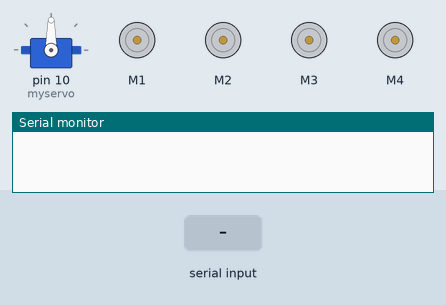
Simulated run of this sketch. Board: Arduino Uno, built with avr-gcc and run on an emulated ATmega328P. On the bench: servo, 4 × DC motor (green arrow = forward, orange = backward, longer = faster), the last lines printed to the serial monitor. The inputs (shaded band) are chosen by the test bench.

Above: at 1.2 s.
1.3 s: "*turn left#" received over Serial
At 2.7 s:
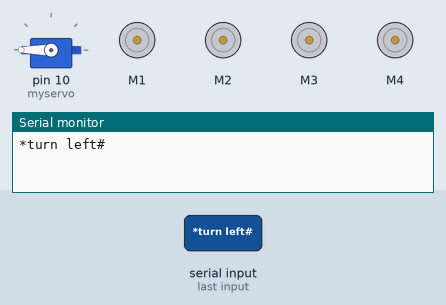
At 3.46 s:
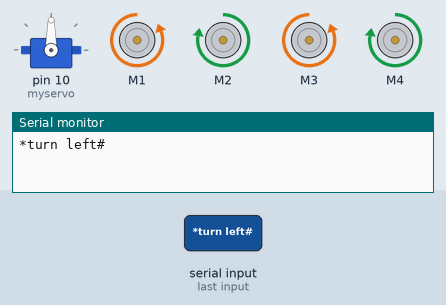
4.3 s: "*start clean#" received over Serial
At 5.9 s:
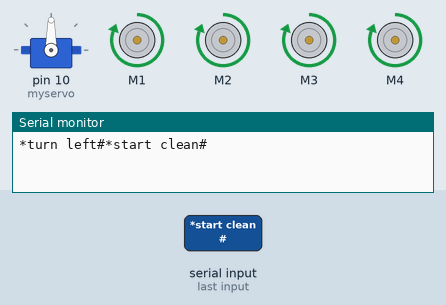
Timing chart, 0 to 18.4 s (numbered marks = the images above; inputs shaded):
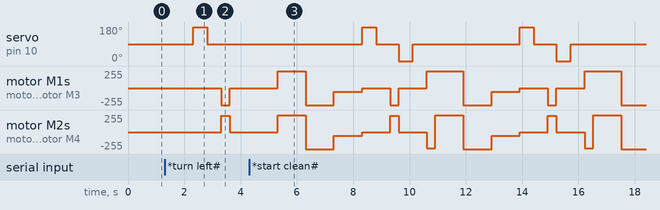

The sketch:

arduino_voice_controlled_robot.ino
```cpp
#include <Servo.h>
#include <AFMotor.h>
#include <Servo.h>

String command;
// AF_DCMotor motor1(1 );
// AF_DCMotor motor2(2 );
// AF_DCMotor motor3(3 );
// AF_DCMotor motor4(4 );

AF_DCMotor motor1(1, MOTOR12_1KHZ);
AF_DCMotor motor2(2, MOTOR12_1KHZ);
AF_DCMotor motor3(3, MOTOR34_1KHZ);
AF_DCMotor motor4(4, MOTOR34_1KHZ);

Servo myservo;
int j;


void setup() {

Serial.begin(9600);
myservo.attach(10);
myservo.write(90);

}

void loop() {

 delay(10);
 while(Serial.available()) {
  command = "";
  command = Serial.readString();

    Serial.print(command);
}
  if (command == "*start clean#" || command == "*Start clean#" || command == "*start Clean#") {
    clean();

    }
  else
  if(command == "*move forward#" || command == "*Move forward#" ){
    forward();
  }else if(command == "*move backward#" || command == "*Move backward#"){
    backward();
  }else if(command == "*turn left#" || command == "*Turn left#"){
    left();
  }else if(command == "*turn right#" || command == "*Turn right#"){
    right();
  }else if(command == "*stop#" ||command == "*Stop#" ) {
    stop();
 }
  command = "";
}
void clean(){
  j =0;
  while (j <5){
    j = j + 1 ;
  // move forward
  forward();
  backward();
  minibackward();
  // turn left
  left();
  //turn right
  right();

  }
  forward();

  //turn right
  right();
  right();
  right();
  right();
  right();


}
void forward() {
  motor1.setSpeed(255);
  motor1.run(FORWARD);
  motor2.setSpeed(255);
  motor2.run(FORWARD);
  motor3.setSpeed(255);
  motor3.run(FORWARD);
  motor4.setSpeed(255);
  motor4.run(FORWARD);
  delay(1000);
  motor1.run(RELEASE);
  motor2.run(RELEASE);
  motor3.run(RELEASE);
  motor4.run(RELEASE);

}

void backward() {
  motor1.setSpeed(255);
  motor1.run(BACKWARD);
  motor2.setSpeed(255);
  motor2.run(BACKWARD);
  motor3.setSpeed(255);
  motor3.run(BACKWARD);
  motor4.setSpeed(255);
  motor4.run(BACKWARD);
  delay(1000);
  motor1.run(RELEASE);
  motor2.run(RELEASE);
  motor3.run(RELEASE);
  motor4.run(RELEASE);

}

void minibackward() {
  motor1.setSpeed(55);
  motor1.run(BACKWARD);
  motor2.setSpeed(55);
  motor2.run(BACKWARD);
  motor3.setSpeed(55);
  motor3.run(BACKWARD);
  motor4.setSpeed(55);
  motor4.run(BACKWARD);
  delay(1000);
  motor1.run(RELEASE);
  motor2.run(RELEASE);
  motor3.run(RELEASE);
  motor4.run(RELEASE);

}


void left() {
  myservo.write(180);
  delay(500);
  myservo.write(90);
  delay(500);
  motor1.setSpeed(255);
  motor1.run(BACKWARD);
  motor2.setSpeed(500);
  motor2.run(FORWARD);
  motor3.setSpeed(255);
  motor3.run(BACKWARD);
  motor4.setSpeed(500);
  motor4.run(FORWARD);
  delay(300);
  motor1.run(RELEASE);
  motor2.run(RELEASE);
  motor3.run(RELEASE);
  motor4.run(RELEASE);
}

void right() {
  myservo.write(0);
  delay(500);
  myservo.write(90);
  delay(500);
  motor1.setSpeed(255);
  motor1.run(FORWARD);
  motor2.setSpeed(500);
  motor2.run(BACKWARD);
  motor3.setSpeed(255);
  motor3.run(FORWARD);
  motor4.setSpeed(500);
  motor4.run(BACKWARD);
  delay(300);
  motor1.run(RELEASE);
  motor2.run(RELEASE);
  motor3.run(RELEASE);
  motor4.run(RELEASE);


}

void stop() {
  motor1.run(RELEASE);
  motor2.run(RELEASE);
  motor3.run(RELEASE);
  motor4.run(RELEASE);
}
```

Measured:
- after the input at 1.3 s, servo on pin 10 (myservo): 90° → 180° after 1.0 s, → 90° 0.50 s later; motor M1, motor M3: stopped → backward 255/255 after 2.0 s, → stopped 0.30 s later; motor M2, motor M4: stopped → forward 244/255 after 2.0 s, → stopped 0.30 s later
